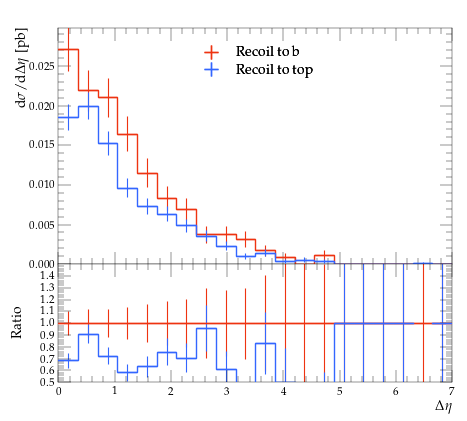

The script that saved this image:
#! /usr/bin/env python

# This Python script was auto-generated using YODA v2.0.2.
# Analysis object: /MC_TTBAR/onelep_jetb_1_jetl_1_deta
# Timestamp: 07-08-2026 (11:29:32)

import matplotlib as mpl
import matplotlib.pyplot as plt
mpl.use('Agg') # comment out for interactive use
import os
import numpy as np

plotDir = os.path.split(os.path.realpath(__file__))[0]
if 'YODA_USER_PLOT_PATH' in globals():
    plot_outdir = globals()['YODA_USER_PLOT_PATH']
else:
    plot_outdir = plotDir

#plot style
plt.style.use(os.path.join(plotDir, '../default.mplstyle'))
# plot metadata
figW, figH = plt.rcParams['figure.figsize']
ax_xLabel = r'$\Delta \eta$'
ax_yLabel = r'$\mathrm{d}\sigma/\mathrm{d}\Delta \eta$ [pb]'
ax_title  = r''
ax_xScale = 'linear'
ax_yScale = 'linear'
xLims = (0.0, 7.0)
yLims = (0.0, 0.029835696000000002)

# TeX-friendly labels for the legend
labels = {
    'legend' : ([ r"Recoil to b", r"Recoil to top" ], r""),
}

# Adjust canvas width and height
canvasW = 10.0
canvasH = 9.0
figW *= canvasW/10.
figH *= canvasH/9.

# Create figure and axis objects
fig, (ax, ratio0_ax) = plt.subplots(2, 1, sharex=True,
                  figsize=(figW,figH), gridspec_kw={'height_ratios': (6.0, 3.0)})

# Set figure margins
plt.subplots_adjust(
    left   = 1.0 * plt.rcParams['figure.subplot.left'],
    right  = 1.0 * plt.rcParams['figure.subplot.right'],
    top    = 1.0 * plt.rcParams['figure.subplot.top'],
    bottom = 1.0 * plt.rcParams['figure.subplot.bottom'])

ratio0_ax.yaxis.set_major_locator(mpl.ticker.MultipleLocator(0.1))
ratio0_ax.set_ylim(0.5, 1.4999)
ratio0_ax.set_ylabel('Ratio')

# the numerical data is stored in a separate file
dataf = dict()
prefix = os.path.split(__file__)[0]
if prefix:    prefix = prefix + '/'
exec(open(prefix+'onelep_jetb_1_jetl_1_deta__data.py').read(), dataf)


legend_handles = dict() # keep track of handles for the legend

# style options for curves
# starts at zorder>=5 to draw curve on top of legend
styles = {
  'rec_b': {
    'color' : '#EE3311',
    'linestyle' : '-',
    'linewidth' : 1,
    'marker' : 'none',
    'markersize' : 2,
    'capsize' : 0.0,
    'zorder' : 5,
    'histstyle' : 1,
    'drawstyle' : 'steps-pre',
    'xerrorbars' : 1,
    'yerrorbars' : 1,
    'fillcolor' : None,
    'fillopacity' : 1.0,
    'ratio0_linestyle' : '-',
    'ratio0_linewidth' : 1,
    'ratio0_marker' : 'none',
    'ratio0_markersize' : 2,
    'ratio0_capsize' : 0.0,
    'ratio0_zorder' : 5,
    'ratio0_histstyle' : 1,
    'ratio0_drawstyle' : 'steps-pre',
    'ratio0_xerrorbars' : 1,
    'ratio0_yerrorbars' : 1,
  },
  'rec_t': {
    'color' : '#3366FF',
    'linestyle' : '-',
    'linewidth' : 1,
    'marker' : 'none',
    'markersize' : 2,
    'capsize' : 0.0,
    'zorder' : 6,
    'histstyle' : 1,
    'drawstyle' : 'steps-pre',
    'xerrorbars' : 1,
    'yerrorbars' : 1,
    'fillcolor' : None,
    'fillopacity' : 1.0,
    'ratio0_linestyle' : '-',
    'ratio0_linewidth' : 1,
    'ratio0_marker' : 'none',
    'ratio0_markersize' : 2,
    'ratio0_capsize' : 0.0,
    'ratio0_zorder' : 6,
    'ratio0_histstyle' : 1,
    'ratio0_drawstyle' : 'steps-pre',
    'ratio0_xerrorbars' : 1,
    'ratio0_yerrorbars' : 1,
  },
}

# curve from input yoda files in main panel
for label, yvals in dataf['yvals'].items():
    if all(np.isnan(v) for v in dataf['yvals'][label]):
        continue
    tmp = None
    if styles[label]['histstyle']: # draw as histogram
        xpos = dataf['xedges'][label] if styles[label]['drawstyle'] else dataf['xpoints'][label]
        ypos = np.insert(yvals, 0, yvals[0]) if styles[label]['drawstyle'] else yvals
        if styles[label]['fillcolor']: # fill area below curve
            ax.fill_between(xpos, ypos, step='pre',
                            color=styles[label]['fillcolor'],
                            alpha=styles[label]['fillopacity'])
        tmp, = ax.plot(xpos, ypos,
                       color=styles[label]['color'],
                       linestyle=styles[label]['linestyle'],
                       linewidth=styles[label]['linewidth'],
                       drawstyle=styles[label]['drawstyle'], solid_joinstyle='miter',
                       zorder=styles[label]['zorder'], label=label)
    tmp = ax.errorbar(dataf['xpoints'][label], yvals,
                      xerr=np.array(dataf['xerrs'][label])*styles[label]['xerrorbars'],
                      yerr=np.array(dataf['yerrs'][label])*styles[label]['yerrorbars'],
                      fmt=styles[label]['marker'], capsize=styles[label]['capsize'],
                      markersize=styles[label]['markersize'],
                      ecolor=styles[label]['color'],
                      color=styles[label]['color'], zorder=styles[label]['zorder'])
    tmp[-1][0].set_linestyle(styles[label]['linestyle'])
    tmp[-1][0].set_linewidth(styles[label]['linewidth'])
    if label in dataf['add_legend_handle']:  legend_handles[label] = tmp
    for varLabel in dataf['variation_yvals'].keys():
        if varLabel.startswith(label):
            tmp, = ax.plot(dataf['xedges'][label], dataf['variation_yvals'][varLabel],
                           color=styles[label]['color'],
                           linestyle=styles[label]['linestyle'],
                           linewidth=styles[label]['linewidth'],
                           drawstyle='steps-pre', solid_joinstyle='miter',
                           zorder=styles[label]['zorder'], alpha=0.5)


# plots on ratio panel
# curve from input yoda files in ratio panel
for label, yvals in dataf['ratio0_yvals'].items():
    if all(np.isnan(v) for v in yvals):
        continue
    if styles[label]['ratio0_histstyle']: # plot as histogram
        xpos = dataf['xedges']['rec_b'] if styles[label]['ratio0_drawstyle'] else dataf['xpoints']['rec_b']
        ypos = np.insert(yvals, 0, yvals[0]) if styles[label]['ratio0_drawstyle'] else yvals
        ratio0_ax.plot(xpos, ypos,
                       color=styles[label]['color'],
                       linewidth=styles[label]['linewidth'],
                       linestyle=styles[label]['ratio0_linestyle'],
                       drawstyle=styles[label]['ratio0_drawstyle'], zorder=styles[label]['zorder'],
                       solid_joinstyle='miter')
    tmp = ratio0_ax.errorbar(dataf['xpoints']['rec_b'], yvals,
                             xerr=np.array(dataf['ref_xerrs'])*styles[label]['ratio0_xerrorbars'],
                             yerr=np.array(dataf['ratio0_yerrs'][label])*styles[label]['ratio0_yerrorbars'],
                             fmt=styles[label]['ratio0_marker'], capsize=styles[label]['ratio0_capsize'],
                             markersize=styles[label]['ratio0_markersize'],
                             ecolor=styles[label]['color'],
                             color=styles[label]['color'])
    tmp[-1][0].set_linestyle(styles[label]['ratio0_linestyle'])
    tmp[-1][0].set_linewidth(styles[label]['ratio0_linewidth'])

    for varlabel in dataf['ratio0_variation_vals'].keys():
        if varlabel.startswith(label):
            ratio0_ax.plot(dataf['xedges']['rec_b'],
                            dataf['ratio0_variation_vals'][varlabel],
                            color=styles[label]['color'],
                            linestyle=styles[label]['linestyle'],
                            linewidth=styles[label]['linewidth'],
                            drawstyle='steps-pre', solid_joinstyle='miter',
                            zorder=1, alpha=0.5)

legend_items = list(legend_handles.values())
ax.add_artist(ax.legend(legend_items,
                        labels['legend'][0],
                        title=labels['legend'][1],
                        alignment='left',
                        loc='upper center',
                        bbox_to_anchor=(0.5, 0.97)))

# set plot metadata as defined above
ratio0_ax.set_xlabel(ax_xLabel)
ratio0_ax.xaxis.set_label_coords(1., -0.15)
ax.set_ylabel(ax_yLabel, ha='right', va='top')
ax.yaxis.set_label_coords(-0.11, 1.0)
ax.set_title(ax_title, loc='left')
ax.set_xscale(ax_xScale)
ax.set_yscale(ax_yScale)
ax.set_xlim(xLims)
ax.set_ylim(yLims)

# tick formatting
plt.rcParams['xtick.top'] = True
plt.rcParams['ytick.right'] = True
fig.align_ylabels((ax, ratio0_ax))
plt.savefig(os.path.join(plot_outdir, 'onelep_jetb_1_jetl_1_deta.pdf'), format='PDF')
plt.savefig(os.path.join(plot_outdir, 'onelep_jetb_1_jetl_1_deta.png'), format='PNG')

plt.close(fig)
